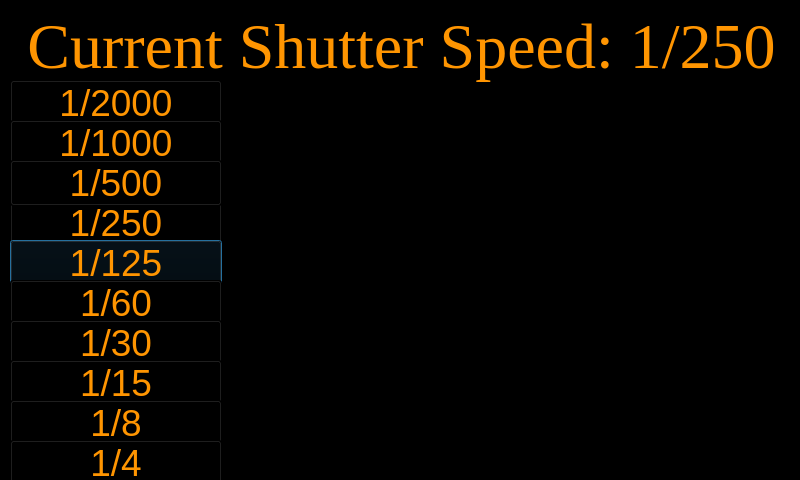
<?xml version="1.0" encoding="UTF-8"?>
<ui version="4.0">
 <class>ShutterSpeedConfigurationMenu</class>
 <widget class="QWidget" name="ShutterSpeedConfigurationMenu">
  <property name="windowModality">
   <enum>Qt::WindowModal</enum>
  </property>
  <property name="enabled">
   <bool>true</bool>
  </property>
  <property name="geometry">
   <rect>
    <x>0</x>
    <y>0</y>
    <width>800</width>
    <height>480</height>
   </rect>
  </property>
  <property name="palette">
   <palette>
    <active>
     <colorrole role="WindowText">
      <brush brushstyle="SolidPattern">
       <color alpha="255">
        <red>255</red>
        <green>149</green>
        <blue>1</blue>
       </color>
      </brush>
     </colorrole>
     <colorrole role="Button">
      <brush brushstyle="SolidPattern">
       <color alpha="255">
        <red>0</red>
        <green>0</green>
        <blue>0</blue>
       </color>
      </brush>
     </colorrole>
     <colorrole role="Light">
      <brush brushstyle="SolidPattern">
       <color alpha="255">
        <red>0</red>
        <green>0</green>
        <blue>0</blue>
       </color>
      </brush>
     </colorrole>
     <colorrole role="Midlight">
      <brush brushstyle="SolidPattern">
       <color alpha="255">
        <red>106</red>
        <green>110</green>
        <blue>128</blue>
       </color>
      </brush>
     </colorrole>
     <colorrole role="Dark">
      <brush brushstyle="SolidPattern">
       <color alpha="255">
        <red>106</red>
        <green>110</green>
        <blue>128</blue>
       </color>
      </brush>
     </colorrole>
     <colorrole role="Mid">
      <brush brushstyle="SolidPattern">
       <color alpha="255">
        <red>160</red>
        <green>160</green>
        <blue>160</blue>
       </color>
      </brush>
     </colorrole>
     <colorrole role="Text">
      <brush brushstyle="SolidPattern">
       <color alpha="255">
        <red>255</red>
        <green>149</green>
        <blue>1</blue>
       </color>
      </brush>
     </colorrole>
     <colorrole role="BrightText">
      <brush brushstyle="SolidPattern">
       <color alpha="255">
        <red>106</red>
        <green>110</green>
        <blue>128</blue>
       </color>
      </brush>
     </colorrole>
     <colorrole role="ButtonText">
      <brush brushstyle="SolidPattern">
       <color alpha="255">
        <red>255</red>
        <green>149</green>
        <blue>1</blue>
       </color>
      </brush>
     </colorrole>
     <colorrole role="Base">
      <brush brushstyle="SolidPattern">
       <color alpha="255">
        <red>0</red>
        <green>0</green>
        <blue>0</blue>
       </color>
      </brush>
     </colorrole>
     <colorrole role="Window">
      <brush brushstyle="SolidPattern">
       <color alpha="255">
        <red>0</red>
        <green>0</green>
        <blue>0</blue>
       </color>
      </brush>
     </colorrole>
     <colorrole role="Shadow">
      <brush brushstyle="SolidPattern">
       <color alpha="255">
        <red>255</red>
        <green>170</green>
        <blue>0</blue>
       </color>
      </brush>
     </colorrole>
     <colorrole role="Highlight">
      <brush brushstyle="SolidPattern">
       <color alpha="255">
        <red>106</red>
        <green>110</green>
        <blue>128</blue>
       </color>
      </brush>
     </colorrole>
     <colorrole role="HighlightedText">
      <brush brushstyle="SolidPattern">
       <color alpha="255">
        <red>255</red>
        <green>149</green>
        <blue>1</blue>
       </color>
      </brush>
     </colorrole>
     <colorrole role="Link">
      <brush brushstyle="SolidPattern">
       <color alpha="255">
        <red>106</red>
        <green>110</green>
        <blue>128</blue>
       </color>
      </brush>
     </colorrole>
     <colorrole role="AlternateBase">
      <brush brushstyle="SolidPattern">
       <color alpha="255">
        <red>0</red>
        <green>0</green>
        <blue>0</blue>
       </color>
      </brush>
     </colorrole>
     <colorrole role="ToolTipBase">
      <brush brushstyle="SolidPattern">
       <color alpha="255">
        <red>0</red>
        <green>0</green>
        <blue>0</blue>
       </color>
      </brush>
     </colorrole>
     <colorrole role="ToolTipText">
      <brush brushstyle="SolidPattern">
       <color alpha="255">
        <red>255</red>
        <green>149</green>
        <blue>1</blue>
       </color>
      </brush>
     </colorrole>
    </active>
    <inactive>
     <colorrole role="WindowText">
      <brush brushstyle="SolidPattern">
       <color alpha="255">
        <red>255</red>
        <green>149</green>
        <blue>1</blue>
       </color>
      </brush>
     </colorrole>
     <colorrole role="Button">
      <brush brushstyle="SolidPattern">
       <color alpha="255">
        <red>0</red>
        <green>0</green>
        <blue>0</blue>
       </color>
      </brush>
     </colorrole>
     <colorrole role="Light">
      <brush brushstyle="SolidPattern">
       <color alpha="255">
        <red>0</red>
        <green>0</green>
        <blue>0</blue>
       </color>
      </brush>
     </colorrole>
     <colorrole role="Midlight">
      <brush brushstyle="SolidPattern">
       <color alpha="255">
        <red>106</red>
        <green>110</green>
        <blue>128</blue>
       </color>
      </brush>
     </colorrole>
     <colorrole role="Dark">
      <brush brushstyle="SolidPattern">
       <color alpha="255">
        <red>106</red>
        <green>110</green>
        <blue>128</blue>
       </color>
      </brush>
     </colorrole>
     <colorrole role="Text">
      <brush brushstyle="SolidPattern">
       <color alpha="255">
        <red>255</red>
        <green>149</green>
        <blue>1</blue>
       </color>
      </brush>
     </colorrole>
     <colorrole role="BrightText">
      <brush brushstyle="SolidPattern">
       <color alpha="255">
        <red>106</red>
        <green>110</green>
        <blue>128</blue>
       </color>
      </brush>
     </colorrole>
     <colorrole role="ButtonText">
      <brush brushstyle="SolidPattern">
       <color alpha="255">
        <red>255</red>
        <green>149</green>
        <blue>1</blue>
       </color>
      </brush>
     </colorrole>
     <colorrole role="Window">
      <brush brushstyle="SolidPattern">
       <color alpha="255">
        <red>0</red>
        <green>0</green>
        <blue>0</blue>
       </color>
      </brush>
     </colorrole>
     <colorrole role="Highlight">
      <brush brushstyle="SolidPattern">
       <color alpha="255">
        <red>106</red>
        <green>110</green>
        <blue>128</blue>
       </color>
      </brush>
     </colorrole>
     <colorrole role="HighlightedText">
      <brush brushstyle="SolidPattern">
       <color alpha="255">
        <red>255</red>
        <green>149</green>
        <blue>1</blue>
       </color>
      </brush>
     </colorrole>
     <colorrole role="Link">
      <brush brushstyle="SolidPattern">
       <color alpha="255">
        <red>106</red>
        <green>110</green>
        <blue>128</blue>
       </color>
      </brush>
     </colorrole>
     <colorrole role="AlternateBase">
      <brush brushstyle="SolidPattern">
       <color alpha="255">
        <red>0</red>
        <green>0</green>
        <blue>0</blue>
       </color>
      </brush>
     </colorrole>
     <colorrole role="ToolTipBase">
      <brush brushstyle="SolidPattern">
       <color alpha="255">
        <red>0</red>
        <green>0</green>
        <blue>0</blue>
       </color>
      </brush>
     </colorrole>
     <colorrole role="ToolTipText">
      <brush brushstyle="SolidPattern">
       <color alpha="255">
        <red>255</red>
        <green>149</green>
        <blue>1</blue>
       </color>
      </brush>
     </colorrole>
    </inactive>
    <disabled>
     <colorrole role="WindowText">
      <brush brushstyle="SolidPattern">
       <color alpha="255">
        <red>106</red>
        <green>110</green>
        <blue>128</blue>
       </color>
      </brush>
     </colorrole>
     <colorrole role="Button">
      <brush brushstyle="SolidPattern">
       <color alpha="255">
        <red>0</red>
        <green>0</green>
        <blue>0</blue>
       </color>
      </brush>
     </colorrole>
     <colorrole role="Midlight">
      <brush brushstyle="SolidPattern">
       <color alpha="255">
        <red>106</red>
        <green>110</green>
        <blue>128</blue>
       </color>
      </brush>
     </colorrole>
     <colorrole role="Dark">
      <brush brushstyle="SolidPattern">
       <color alpha="255">
        <red>106</red>
        <green>110</green>
        <blue>128</blue>
       </color>
      </brush>
     </colorrole>
     <colorrole role="Text">
      <brush brushstyle="SolidPattern">
       <color alpha="255">
        <red>106</red>
        <green>110</green>
        <blue>128</blue>
       </color>
      </brush>
     </colorrole>
     <colorrole role="BrightText">
      <brush brushstyle="SolidPattern">
       <color alpha="255">
        <red>106</red>
        <green>110</green>
        <blue>128</blue>
       </color>
      </brush>
     </colorrole>
     <colorrole role="ButtonText">
      <brush brushstyle="SolidPattern">
       <color alpha="255">
        <red>106</red>
        <green>110</green>
        <blue>128</blue>
       </color>
      </brush>
     </colorrole>
     <colorrole role="Base">
      <brush brushstyle="SolidPattern">
       <color alpha="255">
        <red>255</red>
        <green>255</green>
        <blue>255</blue>
       </color>
      </brush>
     </colorrole>
     <colorrole role="Window">
      <brush brushstyle="SolidPattern">
       <color alpha="255">
        <red>0</red>
        <green>0</green>
        <blue>0</blue>
       </color>
      </brush>
     </colorrole>
     <colorrole role="Link">
      <brush brushstyle="SolidPattern">
       <color alpha="255">
        <red>106</red>
        <green>110</green>
        <blue>128</blue>
       </color>
      </brush>
     </colorrole>
     <colorrole role="ToolTipText">
      <brush brushstyle="SolidPattern">
       <color alpha="255">
        <red>255</red>
        <green>149</green>
        <blue>1</blue>
       </color>
      </brush>
     </colorrole>
    </disabled>
   </palette>
  </property>
  <property name="windowTitle">
   <string>ISOConfigurationMenu</string>
  </property>
  <property name="autoFillBackground">
   <bool>false</bool>
  </property>
  <widget class="QLabel" name="CurrentShutterSpeedLabel">
   <property name="geometry">
    <rect>
     <x>6</x>
     <y>0</y>
     <width>791</width>
     <height>91</height>
    </rect>
   </property>
   <property name="font">
    <font>
     <family>Times New Roman</family>
     <pointsize>48</pointsize>
    </font>
   </property>
   <property name="text">
    <string>Current Shutter Speed: 1/250</string>
   </property>
   <property name="alignment">
    <set>Qt::AlignCenter</set>
   </property>
  </widget>
  <widget class="QPushButton" name="SS12000Button">
   <property name="geometry">
    <rect>
     <x>10</x>
     <y>80</y>
     <width>212</width>
     <height>46</height>
    </rect>
   </property>
   <property name="font">
    <font>
     <pointsize>28</pointsize>
    </font>
   </property>
   <property name="styleSheet">
    <string notr="true">background-color: rgb(0, 0, 0);
color: rgb(255, 149, 1);</string>
   </property>
   <property name="text">
    <string>1/2000</string>
   </property>
   <property name="checkable">
    <bool>false</bool>
   </property>
  </widget>
  <widget class="QPushButton" name="SS11000Button">
   <property name="geometry">
    <rect>
     <x>10</x>
     <y>120</y>
     <width>212</width>
     <height>46</height>
    </rect>
   </property>
   <property name="font">
    <font>
     <pointsize>28</pointsize>
    </font>
   </property>
   <property name="styleSheet">
    <string notr="true">background-color: rgb(0, 0, 0);
color: rgb(255, 149, 1);</string>
   </property>
   <property name="text">
    <string>1/1000</string>
   </property>
  </widget>
  <widget class="QPushButton" name="SS1250Button">
   <property name="geometry">
    <rect>
     <x>10</x>
     <y>200</y>
     <width>212</width>
     <height>46</height>
    </rect>
   </property>
   <property name="font">
    <font>
     <pointsize>28</pointsize>
    </font>
   </property>
   <property name="styleSheet">
    <string notr="true">background-color: rgb(0, 0, 0);
color: rgb(255, 149, 1);</string>
   </property>
   <property name="text">
    <string>1/250</string>
   </property>
  </widget>
  <widget class="QPushButton" name="SS125Button">
   <property name="geometry">
    <rect>
     <x>10</x>
     <y>240</y>
     <width>212</width>
     <height>46</height>
    </rect>
   </property>
   <property name="font">
    <font>
     <pointsize>28</pointsize>
    </font>
   </property>
   <property name="styleSheet">
    <string notr="true">color: rgb(255, 149, 1);
selection-color: rgb(255, 255, 255);
background-color: rgb(0, 0, 0);</string>
   </property>
   <property name="text">
    <string>1/125</string>
   </property>
   <property name="autoDefault">
    <bool>true</bool>
   </property>
   <property name="default">
    <bool>true</bool>
   </property>
  </widget>
  <widget class="QPushButton" name="SS160Button">
   <property name="geometry">
    <rect>
     <x>10</x>
     <y>280</y>
     <width>212</width>
     <height>46</height>
    </rect>
   </property>
   <property name="font">
    <font>
     <pointsize>28</pointsize>
    </font>
   </property>
   <property name="styleSheet">
    <string notr="true">background-color: rgb(0, 0, 0);
color: rgb(255, 149, 1);</string>
   </property>
   <property name="text">
    <string>1/60</string>
   </property>
  </widget>
  <widget class="QPushButton" name="SS130Button">
   <property name="geometry">
    <rect>
     <x>10</x>
     <y>320</y>
     <width>212</width>
     <height>46</height>
    </rect>
   </property>
   <property name="font">
    <font>
     <pointsize>28</pointsize>
    </font>
   </property>
   <property name="styleSheet">
    <string notr="true">background-color: rgb(0, 0, 0);
color: rgb(255, 149, 1);</string>
   </property>
   <property name="text">
    <string>1/30</string>
   </property>
  </widget>
  <widget class="QPushButton" name="SS115Button">
   <property name="geometry">
    <rect>
     <x>10</x>
     <y>360</y>
     <width>212</width>
     <height>46</height>
    </rect>
   </property>
   <property name="font">
    <font>
     <pointsize>28</pointsize>
    </font>
   </property>
   <property name="styleSheet">
    <string notr="true">background-color: rgb(0, 0, 0);
color: rgb(255, 149, 1);</string>
   </property>
   <property name="text">
    <string>1/15</string>
   </property>
  </widget>
  <widget class="QPushButton" name="SS18Button">
   <property name="geometry">
    <rect>
     <x>10</x>
     <y>400</y>
     <width>212</width>
     <height>46</height>
    </rect>
   </property>
   <property name="font">
    <font>
     <pointsize>28</pointsize>
    </font>
   </property>
   <property name="styleSheet">
    <string notr="true">background-color: rgb(0, 0, 0);
color: rgb(255, 149, 1);</string>
   </property>
   <property name="text">
    <string>1/8</string>
   </property>
  </widget>
  <widget class="QPushButton" name="SS14Button">
   <property name="geometry">
    <rect>
     <x>10</x>
     <y>440</y>
     <width>212</width>
     <height>46</height>
    </rect>
   </property>
   <property name="font">
    <font>
     <pointsize>28</pointsize>
    </font>
   </property>
   <property name="styleSheet">
    <string notr="true">background-color: rgb(0, 0, 0);
color: rgb(255, 149, 1);</string>
   </property>
   <property name="text">
    <string>1/4</string>
   </property>
  </widget>
  <widget class="QPushButton" name="SS1500Button">
   <property name="geometry">
    <rect>
     <x>10</x>
     <y>160</y>
     <width>212</width>
     <height>46</height>
    </rect>
   </property>
   <property name="font">
    <font>
     <pointsize>28</pointsize>
    </font>
   </property>
   <property name="styleSheet">
    <string notr="true">background-color: rgb(0, 0, 0);
color: rgb(255, 149, 1);</string>
   </property>
   <property name="text">
    <string>1/500</string>
   </property>
  </widget>
 </widget>
 <resources/>
 <connections/>
</ui>
